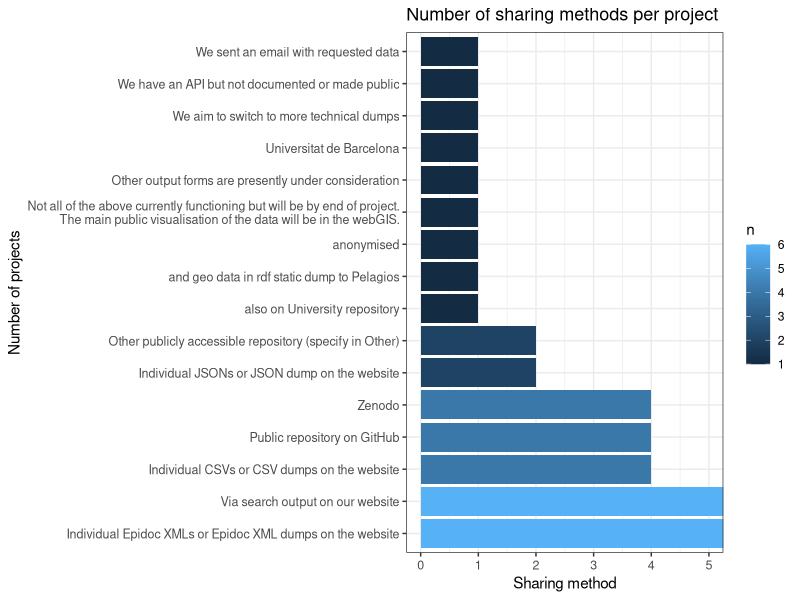

This figure's R source:
## ---- chunk 1
knitr::opts_chunk$set(echo = FALSE)

library(tidyverse)
## ---- chunk 2
# loading data from TSV file
partners<- read_tsv("../data/01_scoping_survey_anonymised.tsv")
## ---- chunk 3
partners_language <- as.data.frame(unlist(str_split(partners$Language_clean, "; ")))
colnames(partners_language) <- c("language")

partners_language_ratio <- partners_language %>% 
  count(language, sort=T) %>% 
  mutate(ratio = n/(sum(n)/100))
partners_language_ratio
## ---- chunk 4
partners %>% 
  count(Website)
## ---- chunk 5
IT <- partners %>% 
  count(`Does you project have an IT specialist(s)?`, sort=T) %>% 
  rename(IT_spec = `Does you project have an IT specialist(s)?`) %>% 
  mutate(ratio = n/(sum(n)/100))
IT
## ---- chunk 6
format <- partners %>% 
  count(`Our projects stores epigraphic data in the following formats`, sort=T) %>% 
  rename(format = `Our projects stores epigraphic data in the following formats`) %>% 
  mutate(no_format = str_count(format, ",") + 1)
format
## ---- chunk 7
share<- partners %>% 
  count(`Do you share your data outside of your project`, sort=T) %>% 
  rename(share = `Do you share your data outside of your project`) %>% 
  mutate(ratio = round((n/(sum(n)/100)),2))
share
## ---- chunk 8
outshare<- partners %>% 
  count(`How do share your data with users outside your project`, sort=T) %>% 
  rename(share_all = `How do share your data with users outside your project`) %>% 
  mutate(share_method = str_count(share_all, "; ") + 1) 

outshare
## ---- chunk 9
sharingserv <- as.data.frame(unlist(str_split(partners$`How do share your data with users outside your project`, "; ")))
colnames(sharingserv) <- c("service")


sharing_service <- sharingserv %>% 
  count(service, sort= T) 

sharingplot<- sharing_service %>% 
  ggplot() + 
  geom_col(aes(y= reorder(service, -n), x= n, fill = n), width = 0.9) + 
  scale_y_discrete(labels = function(x) str_wrap(x, width = 75))  +
  ggtitle("Number of sharing methods per project") +
  xlab("Sharing method") + ylab("Number of projects") +
  #coord_flip() +
  theme_bw() +
  coord_cartesian(xlim = c(0, 5)) +
  theme(axis.text = element_text(size = 9)) +
  theme(plot.title = element_text(size = 13))

sharingplot
## ---- chunk 10
policies <- partners %>% 
  mutate(policies = `Does your institution of funding body require your project to comply with any data policies (e.g., FAIR principles, data storage, data sharing, Open Science)?`) %>% 
  count(policies, sort=T) %>% 
  mutate(ratio = round((n/(sum(n)/100)),2))
policies
## ---- chunk 11
unique(na.omit(partners$`If you have answered YES in the previous question, please specify what are the policies, or provide link.`))
## ---- chunk 12
stand_term <- as.data.frame(unlist(str_split(partners$`Standardized terminologies: The project uses the following systems (check all that apply)`, ", ")))
colnames(stand_term) <- c("standard_terminologies")

stand_term_ratio<- stand_term %>% 
  count(standard_terminologies, sort= T) %>% 
  mutate(ratio = round(n/(sum(n)/100),2))  

stand_term_ratio
## ---- chunk 13
stand_method<- partners %>% 
  #count(`Standardized terminologies: The project uses the following systems (check all that apply)`, sort=T) %>% 
  rename(stand_all = `Standardized terminologies: The project uses the following systems (check all that apply)`) %>% 
  mutate(standard_method_no = str_count(stand_all, ", ") + 1)  %>% 
  select(standard_method_no) %>% 
  count(standard_method_no) %>% 
  mutate(ratio = round(n/(sum(n)/100),2))
stand_method
## ---- chunk 14
lod <- as.data.frame(unlist(str_split(partners$`Linked Open Data: The project uses the following systems (check all that apply)`, ", ")))
colnames(lod) <- c("linked_data")


lod_ratio<- lod %>% 
  count(linked_data, sort= T) %>% 
  mutate(ratio = round(n/(sum(n)/100),2)) %>% 
  mutate(ratio_all_proj = round(n/(nrow(partners)/100),2))
lod_ratio
## ---- chunk 15
# loading data from TSV file
projects<- read_tsv("../data/02_scoping_survey_anonymised.tsv")
## ---- chunk 16
min(projects$Length_numeric_years)
## ---- chunk 17
max(projects$Length_numeric_years)
## ---- chunk 18
median(projects$Length_numeric_years)
## ---- chunk 19
projects_language <- as.data.frame(unlist(str_split(projects$Language_clean, "; ")))
colnames(projects_language) <- c("language")

projects_language %>% 
  count(language, sort=T) %>% 
  mutate(ratio = n/(sum(n)/100))
## ---- chunk 20
projects %>% 
  count(Website)
## ---- chunk 21
projects %>% 
  count(`Is the project still active?`)
## ---- chunk 22
projects %>% 
  count(`Does you project have an IT specialist(s)?`, sort=T)
## ---- chunk 23
projects %>% 
  count(`Our projects stores epigraphic data in the following formats`, sort=T)
## ---- chunk 24
projects %>% 
  count(`Do you share your data outside of your project`, sort=T)
## ---- chunk 25
projects %>% 
  count(`How do share your data with users outside your project`, sort=T)
## ---- chunk 26
sharingserv2 <- as.data.frame(unlist(str_split(projects$`How do share your data with users outside your project`, ";")))
colnames(sharingserv2) <- c("service")


sharingserv2 %>% 
  count(service, sort= T)
## ---- chunk 27
projects %>% 
  mutate(policies = `Does your institution of funding body require your project to comply with any data policies (e.g., FAIR principles, data storage, data sharing, Open Science)?`) %>% 
  count(policies, sort=T)
## ---- chunk 28
unique(na.omit(projects$`If you have answered YES in the previous question, please specify what are the policies, or provide link.`))
## ---- chunk 29
stand_term2 <- as.data.frame(unlist(str_split(projects$`Standardized terminologies: The project uses the following systems (check all that apply)`, ", ")))
colnames(stand_term2) <- c("standard_terminologies")


stand_term2 %>% 
  count(standard_terminologies, sort= T) %>% 
  mutate(ratio = n/(sum(n)/100))
## ---- chunk 30
lod2 <- as.data.frame(unlist(str_split(projects$`Linked Open Data: The project uses the following systems (check all that apply)`, ", ")))
colnames(lod2) <- c("linked_data")


lod2 %>% 
  count(linked_data, sort= T) %>% 
  mutate(ratio = n/(sum(n)/100))
## ---- chunk 31
lod_future <- as.data.frame(unlist(str_split(partners$`Select all options your project like to be able to use within the next three years:`, ", ")))
colnames(lod_future) <- c("lod_f")


lod_f_ratio<- lod_future %>% 
  count(lod_f, sort= T) %>% 
  mutate(ratio = round(n/(sum(n)/100),2)) %>% 
  mutate(ratio_all_proj = round(n/(nrow(partners)/100),2))
lod_f_ratio
## ---- chunk 32
lod_ideas <- as.data.frame(unlist(str_split(partners$`Select all items your project would benefit from in the next three years:`, ", ")))
colnames(lod_ideas) <- c("lod_i")


lod_i_ratio<- lod_ideas %>% 
  count(lod_i, sort= T) %>% 
  mutate(ratio = n/(sum(n)/100)) %>% 
  mutate(ratio_all_proj = round(n/(nrow(partners)/100),2))

lod_i_ratio
## ---- chunk 33
unique(na.omit(partners$`Your personal wish list. Provide a description of potential tasks and issues the FAIR Epigraphy can help your project within the next three years (and beyond)`))
## ---- chunk 34
lod_future2 <- as.data.frame(unlist(str_split(projects$`Select all options your project like to be able to use within the next three years:`, ", ")))
colnames(lod_future2) <- c("lod_f")


lod_future2 %>% 
  count(lod_f, sort= T) %>% 
  mutate(ratio = n/(sum(n)/100))
## ---- chunk 35
lod_ideas2 <- as.data.frame(unlist(str_split(projects$`Select all items your project would benefit from in the next three years:`, ", ")))
colnames(lod_ideas2) <- c("lod_i")


lod_ideas2 %>% 
  count(lod_i, sort= T) %>% 
  mutate(ratio = n/(sum(n)/100))
## ---- chunk 36
unique(na.omit(projects$`Your personal wish list. Provide a description of potential tasks and issues the FAIR Epigraphy can help your project within the next three years (and beyond)`))
